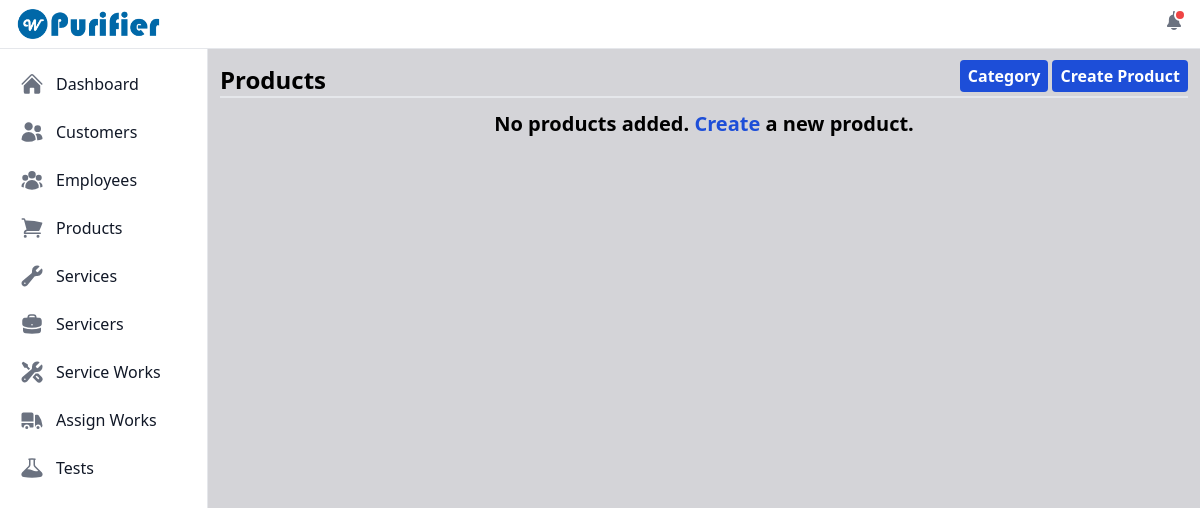
The app's page /view_products/ (signed in), older data.
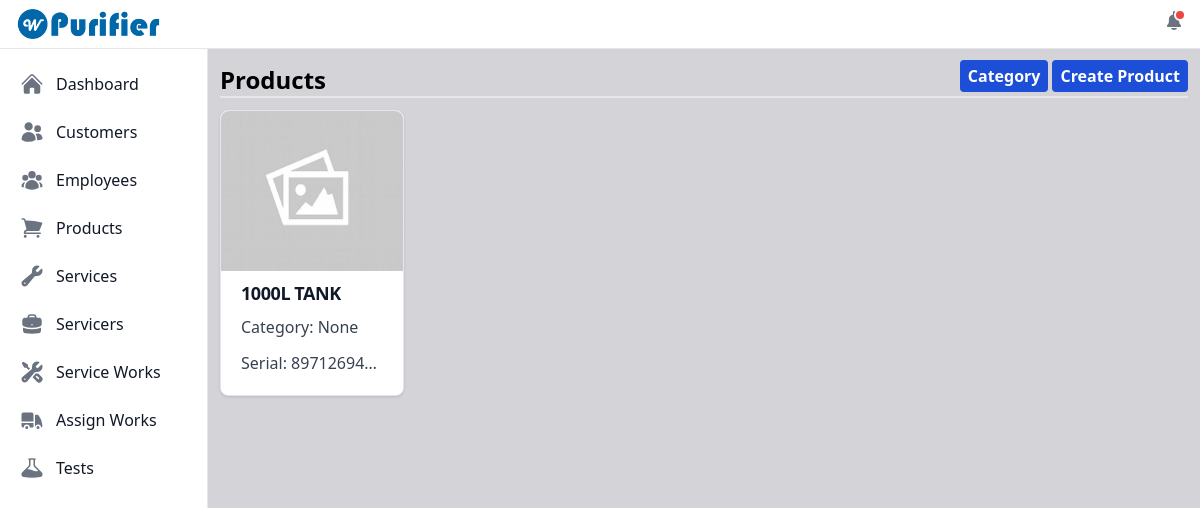
The same page, newer data.
### purifier/models.py (models this page shows, shortened)
class Product(models.Model):
    id = models.UUIDField(primary_key=True, default=uuid.uuid4, unique=True, editable=False)
    product_serial = models.CharField(max_length=100, unique=True)
    category = models.ForeignKey(Category, on_delete=models.SET_NULL, blank=True, null=True)
    name = models.CharField(max_length=100)
    image = models.ImageField(null=True, blank=True, upload_to="product_images/")
    services = models.ManyToManyField(Service, blank=True)
    created_on = models.DateField(auto_now_add=True)

### purifier/views.py (the view)
# urls.py: path('view_products/', views.viewProducts, name='view_products'),
@login_required
def viewProducts(request):
    category_form = CategoryForm()
    product_form = ProductForm()
    products = Product.objects.all()
    products_exists = products.exists()
    context = {'category_form': category_form, 'product_form': product_form, 'products': products, 'products_exists': products_exists}
    return render(request, 'product/view_products.html', context)

### user_management/models.py (called while the page is built)
    def __str__(self):
        return self.username

### purifier/templates/product/view_products.html (shortened to what this page needs)
{% extends "index.html" %}
{% load static %}
{% block content %}
    <div class="flex justify-between">
        <span class="text-2xl font-bold flex self-end">Products</span>
        <div class="flex gap-x-1">
            <button id="dropdownCategoryButton" data-dropdown-toggle="dropdownCategory" data-dropdown-placement="bottom-end" class="bg-blue-700 p-1 px-2 mb-1 text-base font-bold rounded text-white" type="button">Category</button>
            <a href="{% url "purifier:create_product" %}"><button type="button" class="bg-blue-700 p-1 px-2 mb-1 text-base font-bold rounded text-white">Create Product</button></a>
        </div>
    </div>
    <hr class="border dark:border-gray-800">
    <div class="mt-3">
        {% if products_exists %}
        <div id="productsCardView" class="grid grid-cols-5 gap-3">
            {% for product in products  %}
            <div>
                <a href="{% url "purifier:each_product" product.id %}">
                    <div class="bg-white border border-gray-200 rounded-lg shadow dark:bg-gray-800 dark:border-gray-700">
                        {% if product.image %}
                            <img src="{{product.image.url}}" class="object-fill rounded-t-lg w-full h-40" alt="Profile not loading...">
                        {% else %}
                            <img src="{% static 'images/empty_img.jpg' %}" class="object-fill rounded-t-lg w-full h-40" alt="Profile not loading...">
                        {% endif %}
                        <div class="p-5 py-2">
                            <h5 class="mb-2 text-lg font-bold tracking-tight text-gray-900 dark:text-white truncate uppercase">{{product.name}}</h5>
                            <p class="mb-3 font-medium text-gray-700 dark:text-gray-400 truncate"><span>Category:</span> {{ product.category }}</p>
                            <p class="mb-3 font-medium text-gray-700 dark:text-gray-400 truncate"><span>Serial:</span> {{ product.product_serial }}</p>
                        </div>
                    </div>
                </a>
            </div>
            {% endfor %}
        </div>
        {% else %}
        <div class="flex justify-center">
            <span class="font-bold text-xl">No products added. <a href="{% url "purifier:create_product" %}" class="text-blue-700">Create</a> a new product.</span>
        </div>
        {% endif %}
    </div>
{% endblock content %}

Row changes from the older to the newer data that the page shows:
added Product: name "1000L TANK", category "None", product_serial "89712694…"
Text that changed along with them:
text no longer shown: "No products added. Create a new product."
